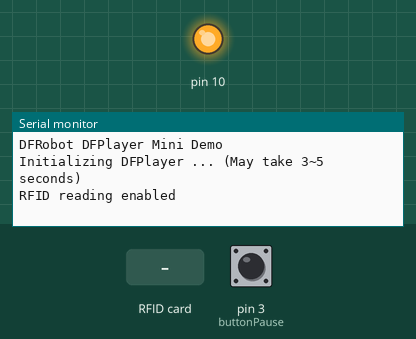
A sketch run on a simulated Arduino Uno, built with avr-gcc and run on an emulated ATmega328P. Parts: output pins drawn as LEDs (lit = HIGH), the last lines printed to the serial monitor. Inputs (shaded band) come from the test bench; at power-on: pin 3 (buttonPause) HIGH. The audio player accepts every command and is not drawn.

Above: at 1.7 s.
1.8 s: pin 3 (buttonPause) pulled LOW for 0.15 s
At 3.1 s:
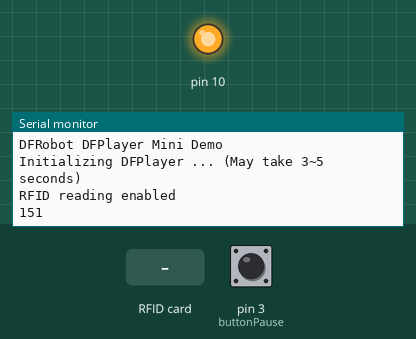
3.4 s: RFID card 1D FD F2 CB 93 00 00 held to the reader
At 4.2 s:
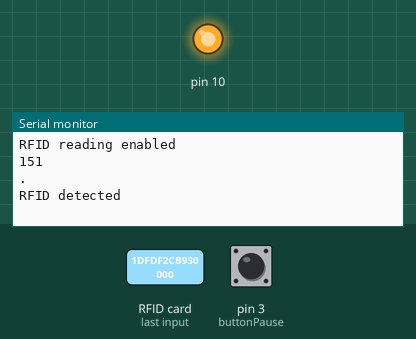
4.9 s: pin 3 (buttonPause) pulled LOW for 1 s
At 7.1 s:
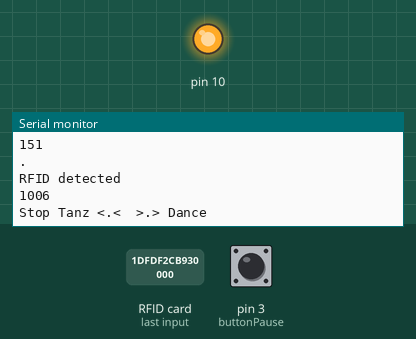
7.4 s: RFID card 5E 7A 19 C4 held to the reader
At 8.9 s:
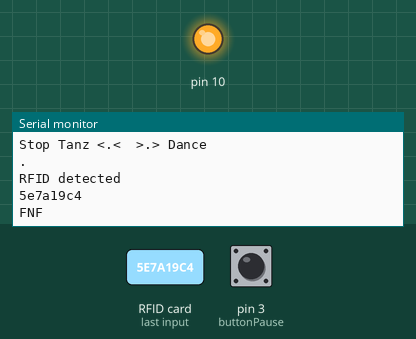

The sketch:

MP3Box_46RFIDs.ino
```cpp
#include "Arduino.h"
#include "SoftwareSerial.h"
#include "DFRobotDFPlayerMini.h"
#include <SPI.h>
#include <MFRC522.h>

constexpr uint8_t RST_PIN = 5;
constexpr uint8_t SS_PIN = 4;
const int buttonPause = 3; //button Pause/Start
//const int buttonNext = 14;   not implemented
int folderCnt = 46;
bool bpPause = false;
bool bpFolder = false;
bool btnPauseHigh = true;
bool enableStop = false;
int savedFolder = 0;
int selFolder = 0;
bool initBox = false;
int time1;
int time2;
int timeDiv;
int sleepTimer = 90 * 60 * 1000;
int sleepTimerStartTime;
int sleepTimeGone = 0;

struct storedUID {
  String uid;
  int folderID;
};
storedUID listUID[46];

SoftwareSerial mySoftwareSerial(13, 15); // RX, TX
DFRobotDFPlayerMini myDFPlayer;
MFRC522 rfid(SS_PIN, RST_PIN);
MFRC522::MIFARE_Key key;

void printDetail(uint8_t type, int value);
void setupMP3();
void selectFolder();
void setupRFID();
void saveRFIDTable();
void detectedRFIDCard();
int getUIDFolder(String uid);

void setup()
{
  mySoftwareSerial.begin(9600);
  Serial.begin(9600);
  pinMode(buttonPause, INPUT_PULLUP);
  setupMP3();
  setupRFID();
  saveRFIDTable();
}

void loop() {
  if (rfid.PICC_IsNewCardPresent())
    detectedRFIDCard();

  int buttonStatePause = digitalRead(buttonPause);

  if (buttonStatePause == LOW && btnPauseHigh){
    btnPauseHigh = false;
    time1 = millis();
  }
  if (buttonStatePause == HIGH && !btnPauseHigh){
    //go in deepsleep.
    //sleepTimerStartTime = millis();
    btnPauseHigh = true;
    time2 = millis();
    timeDiv = time1 - time2;
    timeDiv = -1 * timeDiv;

    Serial.println(timeDiv);

    if (timeDiv < 500)
    {
      if (!bpPause)
      {
        myDFPlayer.pause();
        bpPause = true;
      }
      else
      {
        myDFPlayer.start();
        bpPause = false;
      }
    }
    else
    {
      //stop tanz ein
      Serial.println("Stop Tanz <.<  >.> Dance");
      enableStop = true;
    }
  }

  if(bpFolder)
      selectFolder();

  if (myDFPlayer.available() && !initBox)
  {
    //myDFPlayer.play(1);
    initBox = true;
  }

  if (myDFPlayer.available() && Serial.available())
    printDetail(myDFPlayer.readType(), myDFPlayer.read());

//  sleepTimeGone = millis() - sleepTimerStartTime;
//  if (sleepTimeGone < sleepTimer)
//    ESP.deepSleep(1000);
//  else
//    Serial.println(sleepTimeGone);
}

void setupRFID()
{
  SPI.begin(); // Init SPI bus
  rfid.PCD_Init(); // Init MFRC522

  for (byte i = 0; i < 6; i++) {
    key.keyByte[i] = 0xFF;
  }
  Serial.println("RFID reading enabled");
}

void setupMP3()
{
  Serial.println();
  Serial.println(F("DFRobot DFPlayer Mini Demo"));
  Serial.println(F("Initializing DFPlayer ... (May take 3~5 seconds)"));

  if (!myDFPlayer.begin(mySoftwareSerial)) {  //Use softwareSerial to communicate with mp3.
    Serial.println(F("Unable to begin:"));
    Serial.println(F("1.Please recheck the connection!"));
    Serial.println(F("2.Please insert the SD card!"));
    while (true);
  }

  myDFPlayer.setTimeOut(500); //Set serial communictaion time out 500ms

  //----Set volume----
  myDFPlayer.volume(15);  //Set volume value (0~30).

  //----Set different EQ----
  myDFPlayer.EQ(DFPLAYER_EQ_NORMAL);

  //----Set device we use SD as default----
  myDFPlayer.outputDevice(DFPLAYER_DEVICE_SD);

  //----Mp3 control----
  //  myDFPlayer.sleep();     //sleep
  //  myDFPlayer.reset();     //Reset the module
  //  myDFPlayer.enableDAC();  //Enable On-chip DAC
  //  myDFPlayer.disableDAC();  //Disable On-chip DAC
  // Serial.println(myDFPlayer.readCurrentFileNumber())
  //  myDFPlayer.outputSetting(true, 15); //output setting, enable the output and set the gain to 1
}

void detectedRFIDCard()
{
  Serial.println(".");
  // Verify if the NUID has been readed
  if ( ! rfid.PICC_ReadCardSerial())
    return;

  Serial.println("RFID detected");

  String uidString = "";

  for (byte i = 0; i < rfid.uid.size; i++) {
    uidString.concat(String(rfid.uid.uidByte[i] < 0x10 ? "0" : ""));
    uidString.concat(String(rfid.uid.uidByte[i], HEX));
  }

  rfid.PICC_HaltA();
  rfid.PCD_StopCrypto1();

  selFolder = getUIDFolder(uidString);
  bpFolder = true;
}

void selectFolder()
{
  uint8_t folderIDUint8 = static_cast<uint8_t>(selFolder);
  myDFPlayer.loopFolder(folderIDUint8);
  bpFolder = false;
//  enableSleep = false;
}

void saveRFIDTable()
{
  listUID[0].uid = "1dfdf2cb930000";
  listUID[0].folderID = 1;          //Mulan

  listUID[1].uid = "1dbac8cb930000";
  listUID[1].folderID = 2;        // tkkg

  listUID[2].uid = "04c5f521110189";
  listUID[2].folderID = 3;          //gloeckner

  listUID[3].uid = "04956422110189";
  listUID[3].folderID = 4;          //peterpan

  listUID[4].uid = "04bbb921110189";
  listUID[4].folderID = 5;          //school/sally

  listUID[5].uid = "04f98a21110189";
  listUID[5].folderID = 6;          //pocahontas

  listUID[6].uid = "048bf621110189";
  listUID[6].folderID = 7;          //barbie

  listUID[7].uid = "04b8c821110189";
  listUID[7].folderID = 8;          //dornroesschen

  listUID[8].uid = "04ce1d22110189";
  listUID[8].folderID = 9;          //raya

  listUID[9].uid = "041c7321110189";
  listUID[9].folderID = 10;         //rapunzel

  listUID[10].uid = "9673df5f";
  listUID[10].folderID = 11;        //die Schoene und das Biest

  listUID[11].uid = "9e496b1d";
  listUID[11].folderID = 12;        //aladin

  listUID[12].uid = "11aeb789";
  listUID[12].folderID = 13;        //tarzan

  listUID[13].uid = "808be112";
  listUID[13].folderID = 14;        //der Prinz von Agypten

  listUID[14].uid = "1dc0b394680000";
  listUID[14].folderID = 15;        //vaiana

  listUID[15].uid = "1dd8b394680000";
  listUID[15].folderID = 16;        //koenig der loewen

  listUID[16].uid = "1dd5b394680000";
  listUID[16].folderID = 17;        //luca

  listUID[17].uid = "1dfbb394680000";
  listUID[17].folderID = 18;        //Casper

  listUID[18].uid = "1dfab394680000";
  listUID[18].folderID = 19;        //Harry Potter

  listUID[19].uid = "1de4b394680000";
  listUID[19].folderID = 20;        //Black Pink

  listUID[20].uid = "1de0b394680000";
  listUID[20].folderID = 21;        //lea

  listUID[21].uid = "1dfdb394680000";
  listUID[21].folderID = 22;        //lina

  listUID[22].uid = "1d82b394680000";
  listUID[22].folderID = 23;        //Bibi und Tina

  listUID[23].uid = "1d7fb394680000";
  listUID[23].folderID = 24;        //Herkules

  listUID[24].uid = "1d2bdbcb930000";               //
  listUID[24].folderID = 25;          // Encanto

  listUID[25].uid = "04504f21110189"; //
  listUID[25].folderID = 26;          // Emmi

  listUID[26].uid = "04881422110189"; //
  listUID[26].folderID = 27;          // Bobo

  listUID[27].uid = "1d49d4cb930000";               //
  listUID[27].folderID = 28;          // Gute Nacht mein Schatz

  listUID[28].uid = "1d4fe5cb930000";               //
  listUID[28].folderID = 29;          // Party

  listUID[29].uid = "1227ae89";       //
  listUID[29].folderID = 30;          // Super Simple Songs

  listUID[30].uid = "eeac901d";       //
  listUID[30].folderID = 31;          // Worship

  listUID[31].uid = "1d00cbcb930000"; //
  listUID[31].folderID = 32;          // Workout

  listUID[32].uid = "1d73edcb930000"; //
  listUID[32].folderID = 33;          // 5Geschwister

  listUID[33].uid = "1da4d4cb930000"; //
  listUID[33].folderID = 34;          // Gänsehaut

  listUID[34].uid = "1dd4e3cb930000"; //
  listUID[34].folderID = 35;          // 5Freunde

  listUID[35].uid = "1dc1dacb930000"; //
  listUID[35].folderID = 36;          // Die 3 ???

  listUID[36].uid = "1d8f3930880000"; //
  listUID[36].folderID = 37;          //

  listUID[37].uid = "1d712c30880000";
  listUID[37].folderID = 38;          //

  listUID[38].uid = "1de94330880000"; //
  listUID[38].folderID = 39;          //

  listUID[39].uid = "1d5f1b30880000"; //
  listUID[39].folderID = 40;          //

  listUID[40].uid = "1d2d4030880000"; //
  listUID[40].folderID = 41;          //

  listUID[41].uid = "1d852530880000";
  listUID[41].folderID = 42;          //

  listUID[42].uid = "1dea2f30880000"; //
  listUID[42].folderID = 43;          //

  listUID[43].uid = "1d182230880000"; //
  listUID[43].folderID = 44;          //

  listUID[44].uid = "1d854030880000"; //
  listUID[44].folderID = 45;          //

  listUID[45].uid = "1d882c30880000"; //
  listUID[45].folderID = 46;          //
}

void selectFolder(int folderID)
{
  uint8_t folderIDUint8 = static_cast<uint8_t>(folderID);
  myDFPlayer.loopFolder(folderIDUint8);
  Serial.println(folderIDUint8);
}

void printDetail(uint8_t type, int value) {
  switch (type) {
    case TimeOut:
      Serial.println(F("Time Out!"));
      break;
    case WrongStack:
      Serial.println(F("Stack Wrong!"));
      break;
    case DFPlayerCardInserted:
      Serial.println(F("Card Inserted!"));
      break;
    case DFPlayerCardRemoved:
      Serial.println(F("Card Removed!"));
      break;
    case DFPlayerCardOnline:
      Serial.println(F("Card Online!"));
      break;
    case DFPlayerUSBInserted:
      Serial.println("USB Inserted!");
      break;
    case DFPlayerUSBRemoved:
      Serial.println("USB Removed!");
      break;
    case DFPlayerPlayFinished:
      Serial.print(F("Number:"));
      Serial.print(value);
      Serial.println(F(" Play Finished!"));
      break;
    case DFPlayerError:
      Serial.print(F("DFPlayerError:"));
      switch (value) {
        case Busy:
          Serial.println(F("Card not found"));
          break;
        case Sleeping:
          Serial.println(F("Sleeping"));
          break;
        case SerialWrongStack:
          Serial.println(F("Get Wrong Stack"));
          break;
        case CheckSumNotMatch:
          Serial.println(F("Check Sum Not Match"));
          break;
        case FileIndexOut:
          Serial.println(F("File Index Out of Bound"));
          break;
        case FileMismatch:
          Serial.println(F("Cannot Find File"));
          break;
        case Advertise:
          Serial.println(F("In Advertise"));
          break;
        default:
          break;
      }
      break;
    default:
      break;
  }
}

int getUIDFolder(String uid)
{
  for (int i = 0; i < folderCnt; i++)
  {
    if (listUID[i].uid.equals(uid))
    {
      return listUID[i].folderID;
    }
  }
  Serial.println(uid);
  Serial.println("FNF");
  return -1;
}
```

Measured:
- after the input at 1.8 s, the serial monitor: prints a new line after 0.16 s (image 1)
- after the input at 3.4 s, the serial monitor: prints a new line at once (image 2)
- after the input at 4.9 s, the serial monitor: prints a new line after 1.0 s (image 3)
- after the input at 7.4 s, the serial monitor: prints a new line at once (image 4)
